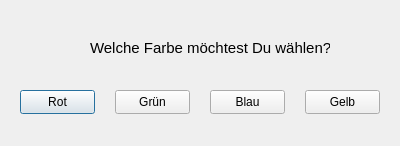
<?xml version="1.0" encoding="UTF-8"?>
<ui version="4.0">
 <class>Dialog</class>
 <widget class="QDialog" name="Dialog">
  <property name="geometry">
   <rect>
    <x>0</x>
    <y>0</y>
    <width>400</width>
    <height>146</height>
   </rect>
  </property>
  <property name="windowTitle">
   <string>Dialog</string>
  </property>
  <widget class="QPushButton" name="button_rot">
   <property name="geometry">
    <rect>
     <x>20</x>
     <y>90</y>
     <width>75</width>
     <height>24</height>
    </rect>
   </property>
   <property name="text">
    <string>Rot</string>
   </property>
  </widget>
  <widget class="QPushButton" name="button_gruen">
   <property name="geometry">
    <rect>
     <x>115</x>
     <y>90</y>
     <width>75</width>
     <height>24</height>
    </rect>
   </property>
   <property name="text">
    <string>Grün</string>
   </property>
  </widget>
  <widget class="QPushButton" name="button_blau">
   <property name="geometry">
    <rect>
     <x>210</x>
     <y>90</y>
     <width>75</width>
     <height>24</height>
    </rect>
   </property>
   <property name="text">
    <string>Blau</string>
   </property>
  </widget>
  <widget class="QPushButton" name="button_gelb">
   <property name="geometry">
    <rect>
     <x>305</x>
     <y>90</y>
     <width>75</width>
     <height>24</height>
    </rect>
   </property>
   <property name="text">
    <string>Gelb</string>
   </property>
  </widget>
  <widget class="QLabel" name="farbwahl_text">
   <property name="geometry">
    <rect>
     <x>90</x>
     <y>40</y>
     <width>240</width>
     <height>16</height>
    </rect>
   </property>
   <property name="font">
    <font>
     <pointsize>11</pointsize>
    </font>
   </property>
   <property name="text">
    <string>Welche Farbe möchtest Du wählen?</string>
   </property>
  </widget>
 </widget>
 <resources/>
 <connections/>
</ui>
